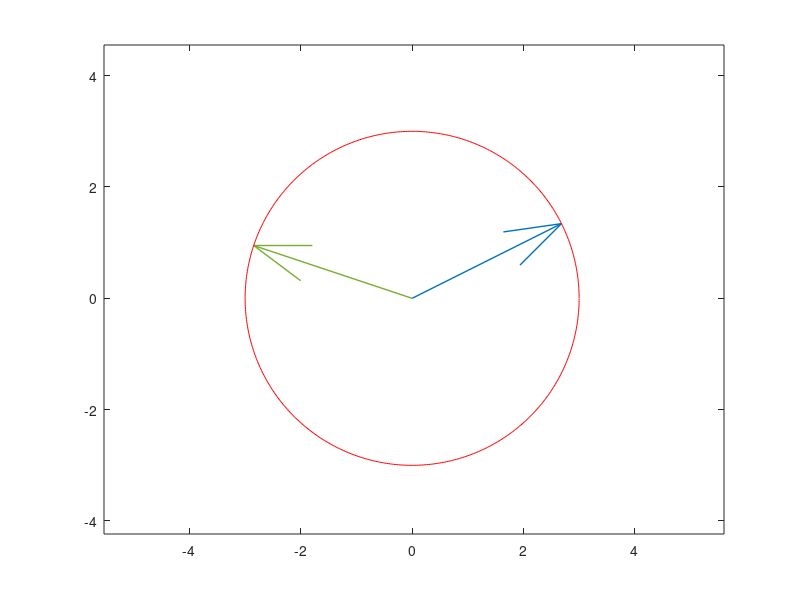

This figure's MATLAB source: (Note: this script raises an error after producing the figure.)
%% Example 8.10 of Bertsekas

close all;
clear;

% transmitted messages are of two types: a, b

R = 3;

a = R * [2, 1]/norm([2 1]);
b = R * [-3, 1]/norm([-3, 1]);

msg_space = [a;b];

quiver(0, 0, a(1), a(2), 'AutoScale', 'off', 'LineWidth', 1);
hold on;
quiver(0, 0, b(1), b(2), 'AutoScale', 'off', 'LineWidth', 1);

% draw the circle
theta_ = 0:.01:2*pi;
plot(R*cos(theta_), R*sin(theta_), 'r-');

axis([-5.5351    5.6028   -4.2339    4.5507]);

received_msg_q = quiver(0,0,nan,nan, 'AutoScale', 'off', 'LineWidth', 1);
received_msg_q.Color = 'k';

N = 100;

correct_estimate_count = 0;

tobj = title('Ratio of Correct Estimates = 0.0');

for i=1:N
    % transmitter sends a message
    msg_id = randi(2);
    transmitted_msg = msg_space(msg_id,:);

    % message is corrupted with noise during transit
    received_msg = transmitted_msg + randn(1, 2);
    set(received_msg_q, 'UData', received_msg(1), 'VData', received_msg(2));

    if dot(received_msg, a) - dot(received_msg, b) >=0 && all(transmitted_msg == a)
        correct_estimate_count = correct_estimate_count + 1;
    elseif dot(received_msg, b) - dot(received_msg, a) >=0 && all(transmitted_msg == b)
        correct_estimate_count = correct_estimate_count + 1;
    end

    tobj.String = ['Ratio of Correct Estimates = ', num2str(correct_estimate_count/i)];
    pause(.1);
end
